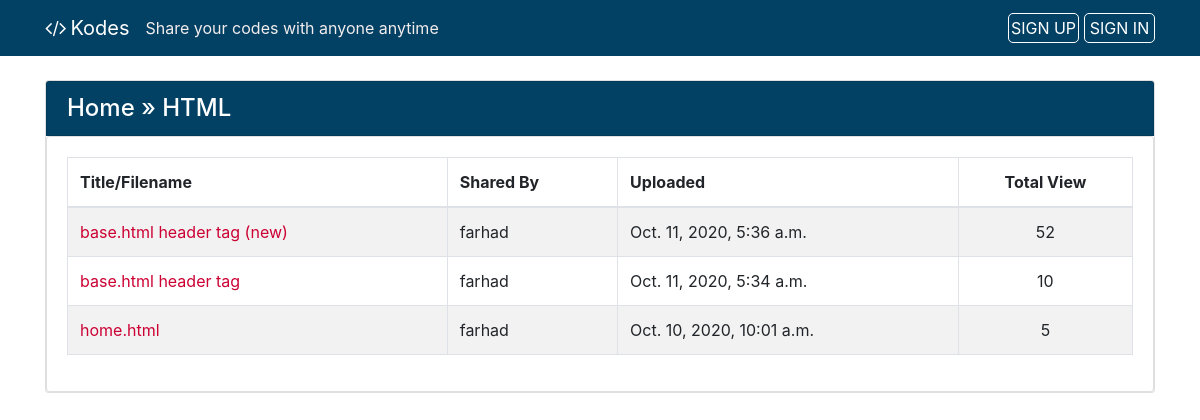
Page /lang/HTML/ on the committed database.
### codes/models.py (models this page shows, shortened)
class Code(models.Model):
    author = models.ForeignKey(User, on_delete=models.CASCADE, null=True, blank=True)
    created_utc = models.DateTimeField(auto_now_add=True, verbose_name="Created")
    total_views = models.IntegerField(default=0)
    snippet_title = models.CharField(max_length=1000, default="", verbose_name="Title/Filename")
    snippet_body = models.TextField(verbose_name="Code Snippet")
    language = models.ForeignKey(Language, on_delete=models.SET_NULL, null=True)
    is_private = models.BooleanField(default=False, verbose_name="Private")
    password = models.CharField(max_length=1000, default="", blank=True)

### codes/views.py (the view)
# urls.py: path('lang/<language_name>/', language_page, name="language_page"),
def language_page(request, language_name):
    try:
        language = Language.objects.get(name__iexact=language_name)
    except:
        response = render(request, '404.html')
        response.status_code = 404
        return response
    codes = Code.objects.order_by('-created_utc').filter(language__name__iexact=language_name).all()
    per_page = 10
    paginator = Paginator(codes, per_page).get_page(1)
    context = {
        "language": language_name,
        "paginator": paginator
    }
    return render(request, "codes/language_page.html", context)

### codes/context_processors.py (called while the page is built)
def sitename_tagline(request):
    context = {
        'SITENAME': settings.SITENAME,
        'TAGLINE': settings.TAGLINE
    }
    return context

### codes/templates/codes/language_page.html (shortened to what this page needs)
{% extends 'codes/base.html' %}
{% block content %}
<div class="card my-4">
    <div class="card card-header shared-snippet-title" style="padding-bottom: 0px !important">
        <h4 class="card-title card-link breadcumb"><a href="{% url 'home' %}">Home</a> &raquo; {{language}}</h4>
    </div>
    <div class="card card-body">
        <table class="table table-striped table-bordered">
            <thead>
                <tr>
                    <th>Title/Filename</th>
                    <th>Shared By</th>
                    <th>Uploaded</th>
                    <th class="text-center">Total View</th>
                </tr>
            </thead>
            <tbody>
                {% for code in paginator %}
                    <tr>
                        <td><a href="{% url 'code_view' code.id %}">{{ code.snippet_title }}</a></td>
                        <td>{{ code.author.username|default:"Guest User" }}</td>
                        <td>{{ code.created_utc }}</td>
                        <td class="text-center">{{ code.total_views }}</td>
                    </tr>
                {% endfor %}
            </tbody>
        </table>
    </div>
</div>
{% endblock content %}

### codes/static/main.css (style rules this page uses)
a { text-decoration: none; color: #c03; }
.card-link.breadcumb a { text-decoration: none; color: white; }
.card.card-header.shared-snippet-title { background-color: #024064; color: #fff; }

### rows in the picture
Code: snippet_title "base.html header tag (new)", author.username "farhad", created_utc "Oct. 11, 2020, 5:36 a.m.", total_views "52"
Code: snippet_title "base.html header tag", author.username "farhad", created_utc "Oct. 11, 2020, 5:34 a.m.", total_views "10"
Code: snippet_title "home.html", author.username "farhad", created_utc "Oct. 10, 2020, 10:01 a.m.", total_views "5"

### other values in the picture
{{ SITENAME }} "Kodes"
{{ TAGLINE }} "Share your codes with anyone anytime"
{{ language }} "HTML"
